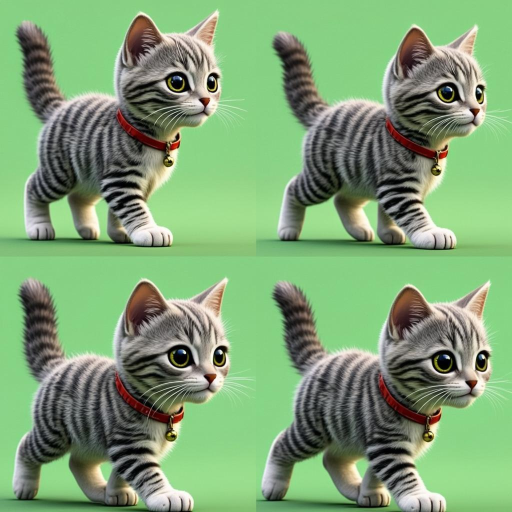
#> input picture art_raw/grey_tabby_walk.png, 1024 x 1024 px, found by its file name (shown at 1/2 size)
$ python slice_assets.py
#> lines starting #> are read from the running program, lines starting #| are printed output that depends on the picture; after the words box and inside, x2 and y2 are one past the last pixel; in counts of white or black regions, pixels touching at a corner belong together
#!/usr/bin/env python3
"""Slice AI sprite sheets into transparent game-ready frames.

Pipeline per sheet:
  1. Slice grid cells (2x2 @1024, or 1x2 @1344x768).
  2. Global green-screen key (green-dominance) + despill + edge feather.
  3. Union-bbox crop per clip (constant scale across frames, no pumping).
  4. Bottom-center align into a 512x512 art box (feet at y=512).
  5. Save frame_XX.png into src/MeowCat/Assets/sprites/<breed>/<clip>/.

Also converts the two black-background glass FX sheets into white/alpha decals.
"""
import os
import sys
import numpy as np
from PIL import Image, ImageFilter

RAW = "/home/z/my-project/meow/art_raw"
OUT = "/home/z/my-project/meow/src/MeowCat/Assets/sprites"
BOX = 512
MAX_SIDE = 470  # max content extent inside the art box

# name -> (grid, clip, breed)
SHEETS = {
    "grey_tabby_walk":    (2, "walk",    "grey_tabby"),
    "grey_tabby_run":     (2, "run",     "grey_tabby"),
    "grey_tabby_jump":    (2, "jump",    "grey_tabby"),
    "grey_tabby_dance":   (2, "dance",   "grey_tabby"),
    "grey_tabby_scratch": (2, "scratch", "grey_tabby"),
    "grey_tabby_sit":     (1, "sit",     "grey_tabby"),
    "grey_tabby_sleep":   (1, "sleep",   "grey_tabby"),
    "grey_tabby_idle":    (1, "idle",    "grey_tabby"),
    "grey_tabby_happy":   (1, "happy",   "grey_tabby"),
    "grey_tabby_angry":   (1, "angry",   "grey_tabby"),
    "grey_tabby_dangle":  (1, "dangle",  "grey_tabby"),
    "grey_tabby_eat":     (1, "eat",     "grey_tabby"),
    "grey_tabby_pounce":  (1, "pounce",  "grey_tabby"),
    "orange_tabby_walk":    (2, "walk",    "orange_tabby"),
    "orange_tabby_sit":     (1, "sit",     "orange_tabby"),
    "orange_tabby_scratch": (2, "scratch", "orange_tabby"),
    "tuxedo_walk":    (2, "walk",    "tuxedo"),
    "tuxedo_sit":     (1, "sit",     "tuxedo"),
    "tuxedo_scratch": (2, "scratch", "tuxedo"),
    "calico_walk":    (2, "walk",    "calico"),
    "calico_sit":     (1, "sit",     "calico"),
    "calico_scratch": (2, "scratch", "calico"),
    "siamese_walk":    (2, "walk",    "siamese"),
    "siamese_sit":     (1, "sit",     "siamese"),
    "siamese_scratch": (2, "scratch", "siamese"),
    "persian_walk":    (2, "walk",    "persian"),
    "persian_sit":     (1, "sit",     "persian"),
    "persian_scratch": (2, "scratch", "persian"),
}


def key_green(rgb: np.ndarray) -> np.ndarray:
    """RGBA with green screen removed, despilled, feathered."""
    r = rgb[..., 0].astype(np.float32)
    g = rgb[..., 1].astype(np.float32)
    b = rgb[..., 2].astype(np.float32)
    dom = g - np.maximum(r, b)                      # green dominance
    bright = g
    bg = (dom > 24) & (bright > 60)                 # hard background core
    soft = (dom > 8) & (bright > 45)                # halo zone

    alpha = np.where(bg, 0.0, 255.0).astype(np.float32)

    # despill: reduce green dominance on kept pixels
    spill = (~bg) & (dom > 10)
    g2 = g.copy()
    g2[spill] = np.maximum(r[spill], b[spill]) * 1.06 + g[spill] * 0.12
    g2 = np.clip(g2, 0, 255)

    img = np.dstack([r, g2, b, alpha]).astype(np.uint8)
    im = Image.fromarray(img, "RGBA")

    # erode 1px to cut the fringe, then feather the alpha edge
    a = im.getchannel("A").filter(ImageFilter.MinFilter(3))
    a = a.filter(ImageFilter.GaussianBlur(1.1))
    # keep interior solid: original mask overrides blur where fully bg / fully fg
    a_np = np.asarray(a, dtype=np.float32)
    core_fg = np.asarray(Image.fromarray(np.where(bg, 0, 255).astype(np.uint8), "L")
                         .filter(ImageFilter.MinFilter(5)), dtype=np.uint8)
    a_np[core_fg == 255] = 255
    a_np[bg] = 0
    im.putalpha(Image.fromarray(np.clip(a_np, 0, 255).astype(np.uint8), "L"))

    # second despill pass on semi-transparent edge pixels
    arr = np.asarray(im).astype(np.float32)
    edge = (arr[..., 3] > 0) & (arr[..., 3] < 250)
    dom2 = arr[..., 1] - np.maximum(arr[..., 0], arr[..., 2])
    fix = edge & (dom2 > 12)
    arr[..., 1][fix] = np.maximum(arr[..., 0][fix], arr[..., 2][fix]) * 1.04
    return np.clip(arr, 0, 255).astype(np.uint8)


def slice_cells(path, grid):
    im = Image.open(path).convert("RGB")
    W, H = im.size
    if grid == 2:
        cw, ch = W // 2, H // 2
        return [im.crop((0, 0, cw, ch)), im.crop((cw, 0, W, ch)),
                im.crop((0, ch, cw, H)), im.crop((cw, ch, W, H))]
    cw = W // 2
    return [im.crop((0, 0, cw, H)), im.crop((cw, 0, W, H))]


def content_bbox(rgba):
    a = rgba[..., 3]
    ys, xs = np.where(a > 12)
    if len(xs) == 0:
        return None
    return xs.min(), ys.min(), xs.max() + 1, ys.max() + 1


def process_sheet(name):
    grid, clip, breed = SHEETS[name]
    src = os.path.join(RAW, name + ".png")
    if not os.path.exists(src):
        return None
    cells = slice_cells(src, grid)
    keyed = [key_green(np.asarray(c)) for c in cells]

    # union bbox => identical crop size for every frame (no scale pumping)
    boxes = [content_bbox(k) for k in keyed]
    if any(b is None for b in boxes):
        boxes = [b for b in boxes if b]
    x0 = min(b[0] for b in boxes); y0 = min(b[1] for b in boxes)
    x1 = max(b[2] for b in boxes); y1 = max(b[3] for b in boxes)
    # pad a little
    x0 = max(0, x0 - 4); y0 = max(0, y0 - 4)
    x1 = min(cells[0].size[0], x1 + 4); y1 = min(cells[0].size[1], y1 + 4)

    crop_w, crop_h = x1 - x0, y1 - y0
    scale = min(MAX_SIDE / max(crop_w, crop_h), 1.0)
    tw, th = max(1, int(crop_w * scale)), max(1, int(crop_h * scale))

    outdir = os.path.join(OUT, breed, clip)
    os.makedirs(outdir, exist_ok=True)
    n = len(keyed)
    frames = []
    for i, k in enumerate(keyed):
        cropped = Image.fromarray(k, "RGBA").crop((x0, y0, x1, y1)).resize((tw, th), Image.LANCZOS)
        canvas = Image.new("RGBA", (BOX, BOX), (0, 0, 0, 0))
        canvas.paste(cropped, ((BOX - tw) // 2, BOX - th), cropped)
        fp = os.path.join(outdir, f"frame_{i:02d}.png")
        canvas.save(fp, optimize=True)
        frames.append(fp)
    return frames


def process_glass():
    """White-on-black FX -> white decal with alpha (plus mirrored variants)."""
    fxdir = os.path.join(OUT, "_fx")
    os.makedirs(fxdir, exist_ok=True)
    jobs = {
        "fx_glass_shatter": ["crack_shatter", "crack_shatter2"],
        "fx_claw_marks": ["crack_claws", "crack_claws2"],
    }
    for src_name, outs in jobs.items():
        src = os.path.join(RAW, src_name + ".png")
        if not os.path.exists(src):
            continue
        im = Image.open(src).convert("RGB")
        arr = np.asarray(im).astype(np.float32)
        lum = arr.max(axis=2)                      # brightest channel = crack line
        alpha = np.clip((lum - 26) / (110 - 26), 0, 1) ** 0.9 * 255
        out = np.zeros((*lum.shape, 4), dtype=np.uint8)
        # cool ice-white tint
        out[..., 0] = np.clip(228 + lum * 0.12, 0, 255).astype(np.uint8)
        out[..., 1] = np.clip(236 + lum * 0.10, 0, 255).astype(np.uint8)
        out[..., 2] = 255
        out[..., 3] = alpha.astype(np.uint8)
        base = Image.fromarray(out, "RGBA")
        # trim to content
        bb = base.getbbox()
        if bb:
            base = base.crop(bb)
        for j, name in enumerate(outs):
            v = base.transpose(Image.FLIP_LEFT_RIGHT) if j == 1 else base
            v = v.resize((v.width // 2, v.height // 2), Image.LANCZOS)
            v.save(os.path.join(fxdir, name + ".png"), optimize=True)
        print(f"glass: {outs}")


def main():
    only = sys.argv[1:] if len(sys.argv) > 1 else None
    for name in SHEETS:
        if only and name not in only:
            continue
        frames = process_sheet(name)
#> in slice_cells, im is the input picture: PIL image 1024x1024 RGB; mean R, G, B 126.2, 162.1, 117.3
#> in process_sheet, `cells = slice_cells(src, grid)`: cells = 4 items
#> in key_green, `a = im.getchannel("A").filter(ImageFilter.MinFilter(3))`:
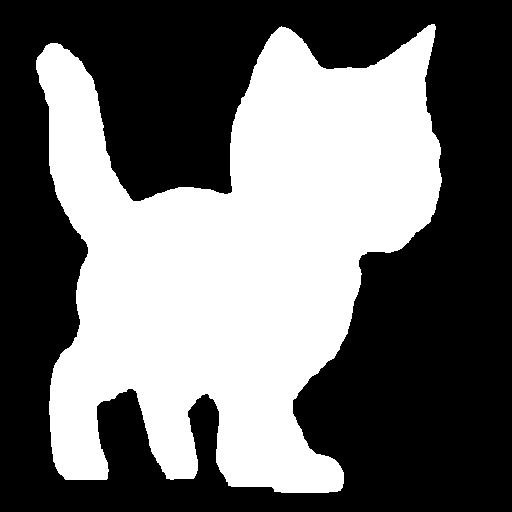
#> a: PIL image 512x512 L; 43% white; 1 white region, box (x1, y1, x2, y2) and area: (36, 24, 442, 493) 112769
#> in key_green, `a_np[core_fg == 255] = 255`: a_np: shape (512, 512) float32; min 0, max 255, mean 109.8
#> in key_green, `a_np[bg] = 0`: a_np: shape (512, 512) float32; min 0, max 255, mean 109.7
#> in key_green, `edge = (arr[..., 3] > 0) & (arr[..., 3] < 250)`: edge: shape (512, 512) bool; 2.1% white in thin lines or dots, all inside (x1, y1, x2, y2) = (34, 22, 443, 495)
#> in key_green, `arr[..., 1][fix] = np.maximum(arr[..., 0][fix], arr[..., 2][fix]) * 1.04`:
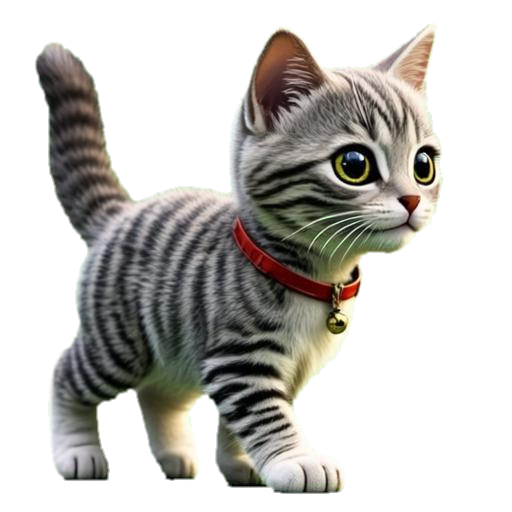
#> arr: shape (512, 512, 4) float32; mean R, G, B, A 129.9, 166, 119.9, 109.9; transparent parts drawn white
#> in key_green (call 2), `bg = (dom > 24) & (bright > 60)`: bg: shape (512, 512) bool; 56.7% white; 1 black region, box (x1, y1, x2, y2) and area: (33, 50, 462, 500) 113614
#> in key_green (call 2), `soft = (dom > 8) & (bright > 45)`: soft: shape (512, 512) bool; 60.6% white; 22 black regions (18 under 20 px), largest, box (x1, y1, x2, y2) and area: (37, 52, 461, 499) 98749, (158, 386, 236, 483) 4315, (345, 251, 352, 259) 41, (344, 239, 352, 245) 30
#> in key_green (call 2), `spill = (~bg) & (dom > 10)`: spill: shape (512, 512) bool; 2.9% white; 64 white regions (45 under 20 px), largest, box (x1, y1, x2, y2) and area: (162, 352, 248, 485) 2259, (48, 383, 176, 483) 1067, (352, 242, 423, 288) 943
#> in key_green (call 2), `g2[spill] = np.maximum(r[spill], b[spill]) * 1.06 + g[spill] * 0.12`: g2: shape (512, 512) float32; min 0, max 289.2, mean 164.5
#> in key_green (call 2), `a = im.getchannel("A").filter(ImageFilter.MinFilter(3))`: a: PIL image 512x512 L; 42.2% white; 1 white region, box (x1, y1, x2, y2) and area: (35, 51, 461, 499) 110665
#> in key_green (call 2), `core_fg = np.asarray(Image.fromarray(np.where(bg, 0, 255).astype(np.ui..`: core_fg: shape (512, 512); 41.1% white; 1 white region, box (x1, y1, x2, y2) and area: (37, 52, 460, 498) 107795
#> in key_green (call 2), `a_np[core_fg == 255] = 255`:
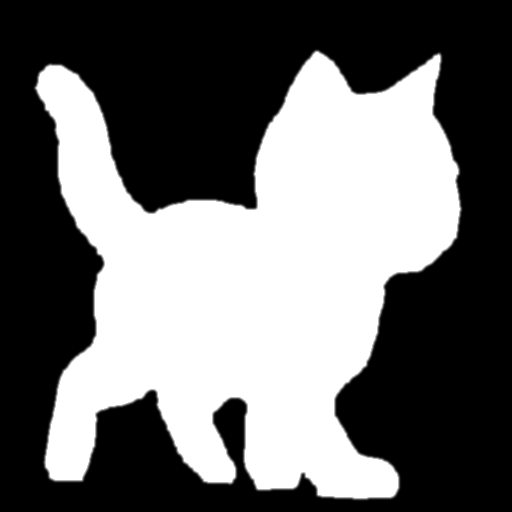
#> a_np: shape (512, 512) float32; min 0, max 255, mean 107.8
#> in key_green (call 2), `a_np[bg] = 0`: a_np: shape (512, 512) float32; 1.51% of pixels changed, all inside (x1, y1, x2, y2) = (32, 48, 464, 502)
#> in key_green (call 2), `edge = (arr[..., 3] > 0) & (arr[..., 3] < 250)`: edge: shape (512, 512) bool; 2.2% white in thin lines or dots, all inside (x1, y1, x2, y2) = (33, 50, 462, 500)
#> in key_green (call 2), `fix = edge & (dom2 > 12)`: fix: shape (512, 512) bool; 1.1% white in thin lines or dots, all inside (x1, y1, x2, y2) = (33, 50, 462, 499)
#> in key_green (call 2), `arr[..., 1][fix] = np.maximum(arr[..., 0][fix], arr[..., 2][fix]) * 1.04`:
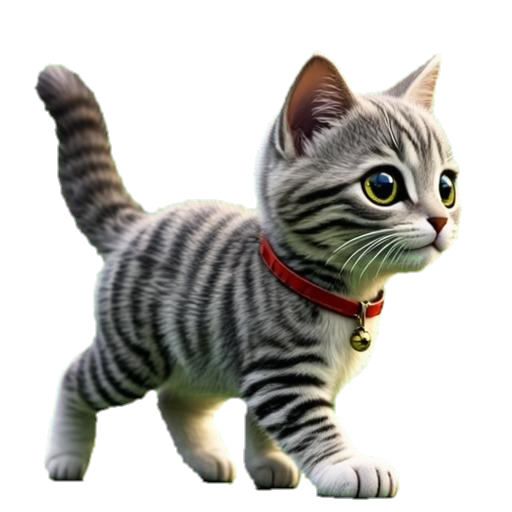
#> arr: shape (512, 512, 4) float32; mean R, G, B, A 126.8, 164.2, 117.6, 107.8; transparent parts drawn white
#> in key_green (call 3), `b = rgb[..., 2].astype(np.float32)`:
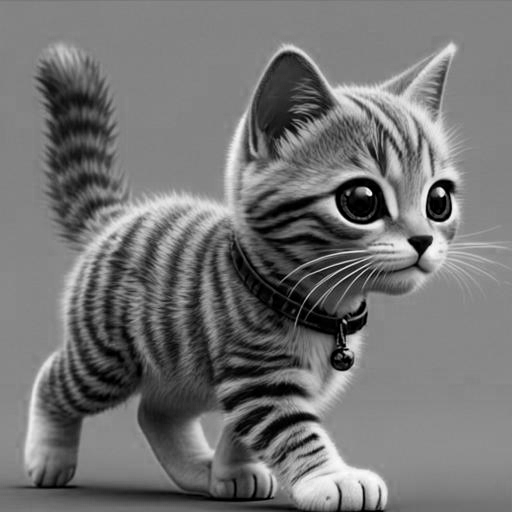
#> b: shape (512, 512) float32; min 0, max 253, mean 115.7
#> in key_green (call 3), `dom = g - np.maximum(r, b)`:
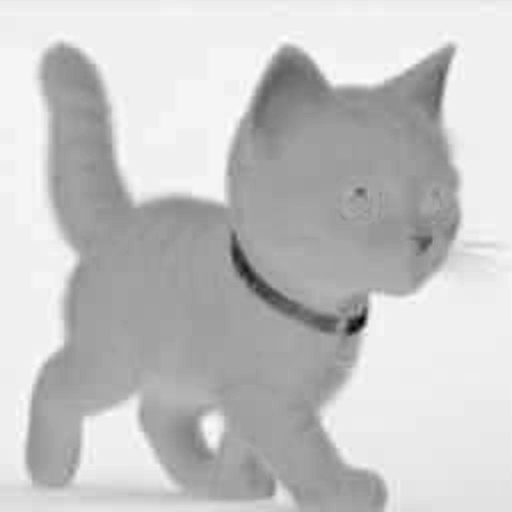
#> dom: shape (512, 512) float32; min -154, max 88, mean 33.5; drawn with min black and max white
#> in key_green (call 3), `bg = (dom > 24) & (bright > 60)`: bg: shape (512, 512) bool; 51.1% white; 2 black regions (1 under 20 px), largest, box (x1, y1, x2, y2) and area: (26, 44, 460, 512) 128096
#> in key_green (call 3), `soft = (dom > 8) & (bright > 45)`: soft: shape (512, 512) bool; 55.3% white; 19 black regions (16 under 20 px), largest, box (x1, y1, x2, y2) and area: (27, 45, 459, 512) 117097, (385, 288, 405, 294) 55, (291, 259, 305, 265) 41
#> in key_green (call 3), `spill = (~bg) & (dom > 10)`:
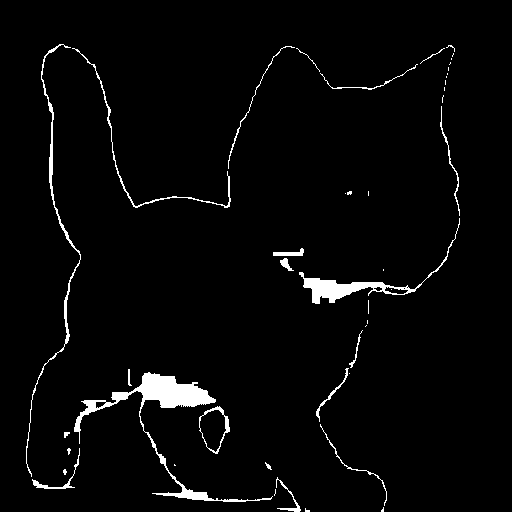
#> spill: shape (512, 512) bool; 2.9% white; 45 white regions (25 under 20 px), largest, box (x1, y1, x2, y2) and area: (74, 372, 273, 502) 2896, (299, 218, 460, 304) 1341, (26, 44, 81, 477) 935
#> in key_green (call 3), `g2[spill] = np.maximum(r[spill], b[spill]) * 1.06 + g[spill] * 0.12`: g2: shape (512, 512) float32; min 0, max 289.2, mean 158.5
#> in process_sheet, `boxes = [content_bbox(k) for k in keyed]`: boxes = [(34, 22, 443, 495), (34, 50, 462, 500), (26, 44, 460, 512), (11, 51, 472, 512)]
#> in process_sheet, `x0 = min((b[0] for b in boxes))`: x0 = 11
#> in process_sheet, `y0 = min((b[1] for b in boxes))`: y0 = 22
#> in process_sheet, `x1 = max((b[2] for b in boxes))`: x1 = 472
#> in process_sheet, `y1 = max((b[3] for b in boxes))`: y1 = 512
#> in process_sheet, `x0 = max(0, x0 - 4)`: x0 = 7
#> in process_sheet, `y0 = max(0, y0 - 4)`: y0 = 18
#> in process_sheet, `x1 = min(cells[0].size[0], x1 + 4)`: x1 = 476
#> in process_sheet, `crop_w, crop_h = x1 - x0, y1 - y0`: crop_w = 469; crop_h = 494
#> in process_sheet, `scale = min(MAX_SIDE / max(crop_w, crop_h), 1.0)`: scale = 0.951
#> in process_sheet, `tw, th = max(1, int(crop_w * scale)), max(1, int(crop_h * scale))`: tw = 446; th = 470
#> in process_sheet, `n = len(keyed)`: n = 4
#> the loop in process_sheet, `for i, k in enumerate(keyed):` made 4 passes
#> after the loop in process_sheet, `for i, k in enumerate(keyed):`: frames = 4 items
#> frames = 4 items
        if frames is None:
            print(f"MISSING sheet {name}")
        else:
            print(f"OK {name}: {len(frames)} frames -> {os.path.relpath(frames[0], OUT)}")
#| OK grey_tabby_walk: 4 frames -> grey_tabby/walk/frame_00.png
    if not only or any(n.startswith("fx_") for n in (only or [])):
        process_glass()


if __name__ == "__main__":
    main()
